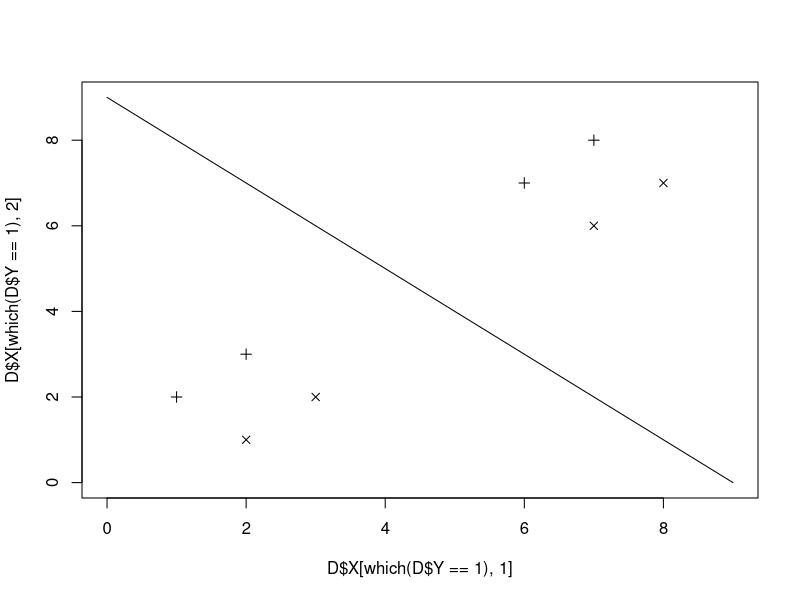

This chart was generated by the following R code:
data<-function() {
    X<-matrix(c(1.,2.,
        2.,1.,
        2.,3.,
        3.,2.,
        6.,7.,
        7.,6.,
        7.,8.,
        8.,7.), ncol=2, byrow=T)
    Y<-c(1.,-1.,1.,-1.,1.,-1.,1.,-1)

    list(X=X,Y=Y)
}

main<-function() {
    D<-data()

    # plotting data
    png("image/fisher_lda.png")
    plot(D$X[which(D$Y==1),1], D$X[which(D$Y==1),2], xlim=c(0.,9.), ylim=c(0.,9.),pch=3)
    points(D$X[which(D$Y==-1),1], D$X[which(D$Y==-1),2],pch=4)

    miu<-rbind(colMeans(D$X[which(D$Y==1),]),colMeans(D$X[which(D$Y==-1),]))

    Xbar<-colMeans(D$X)

    Sb<-matrix(rep(0.,2*2),nrow=2)
    Sw<-matrix(rep(0.,2*2),nrow=2)

    for (c in 1:2) {
        Sb<-Sb+(miu[c,]-Xbar)%*%t(miu[c,]-Xbar)
    }

    for (c in 1:2) {
        for (xi in D$X[which(D$Y==ifelse(c==1,1,-1)),]) {
            Sw<-Sw+(xi-miu[c,])%*%t(xi-miu[c,])
        }
    }
    print(Sb)
    print(Sw)

    S<-solve(Sw)*Sb

    lam<-eigen(S)$value
    vec<-eigen(S)$vectors

    proj<-vec[, order(lam, decreasing=T)[1]]
    Xp<-D$X%*%proj

    print(lam)
    print(vec)
    print(proj)
    lines(c(0.,9.), c(0.,9.)*proj[1]/(-proj[2])+c(9.,9.))
}

main()
